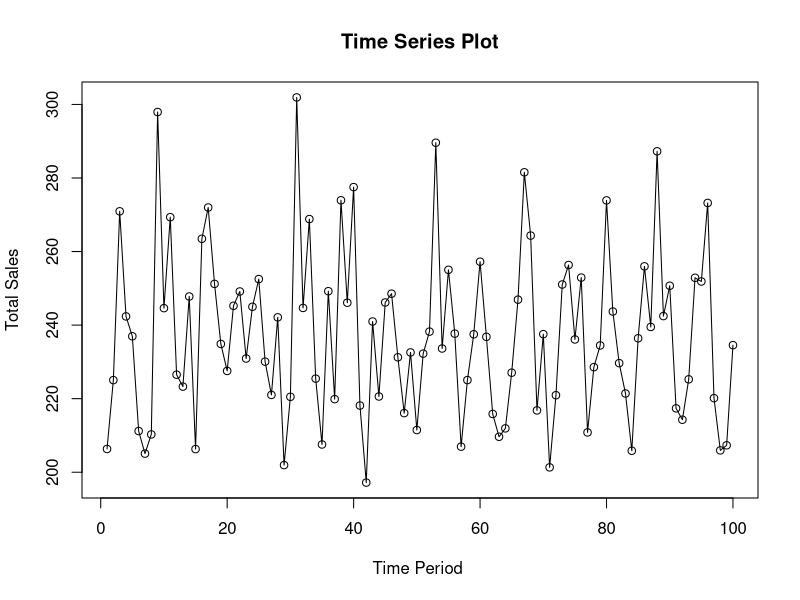
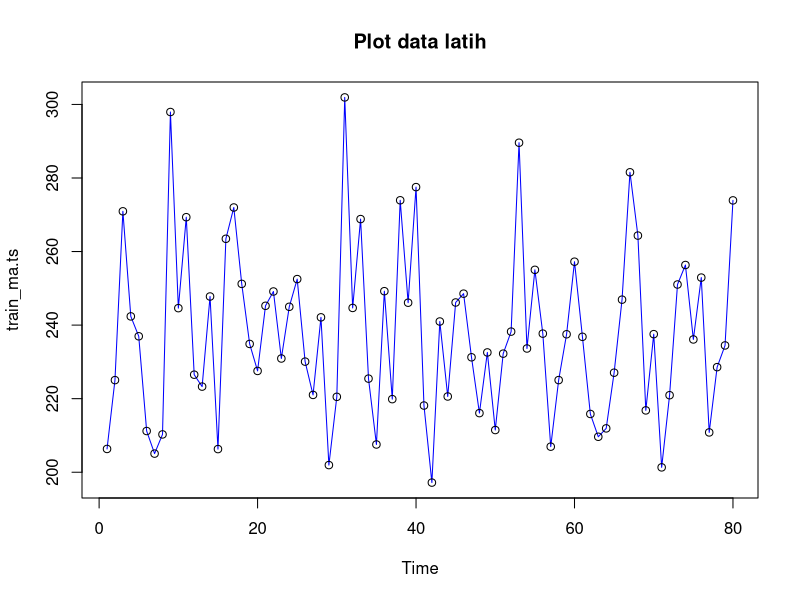
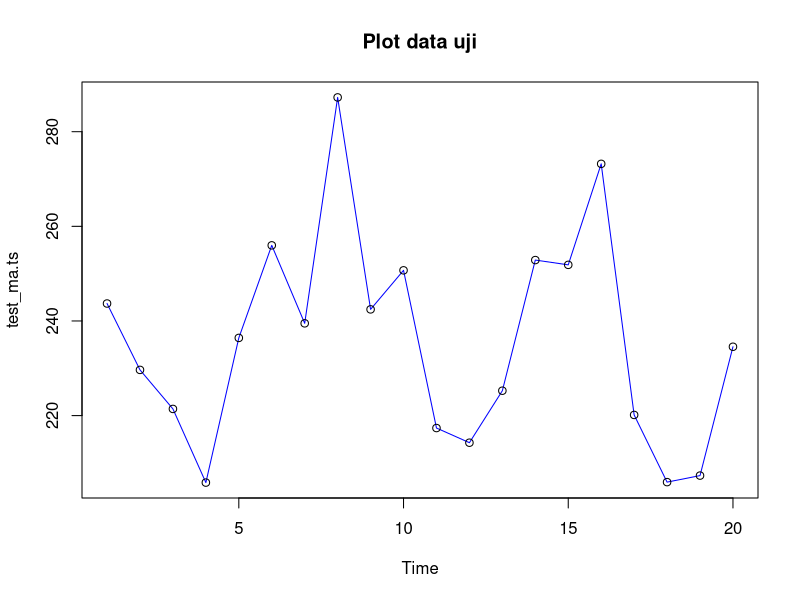
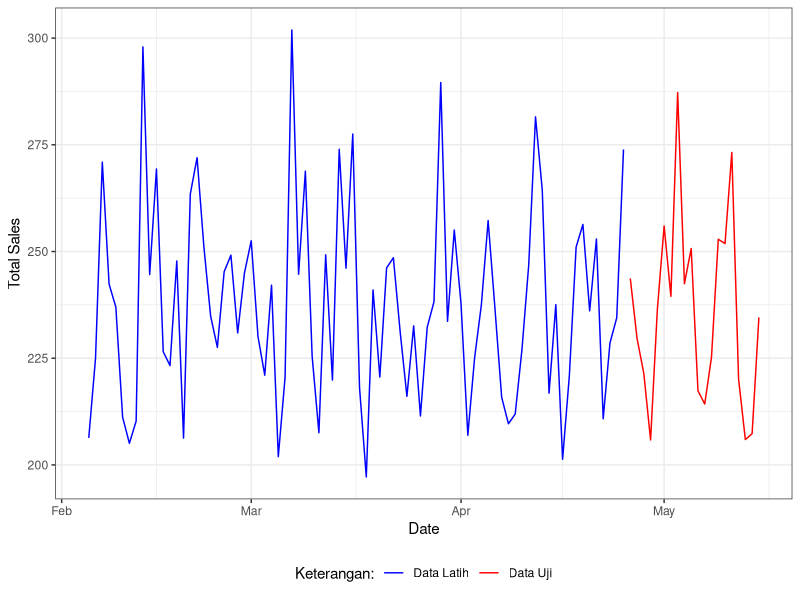
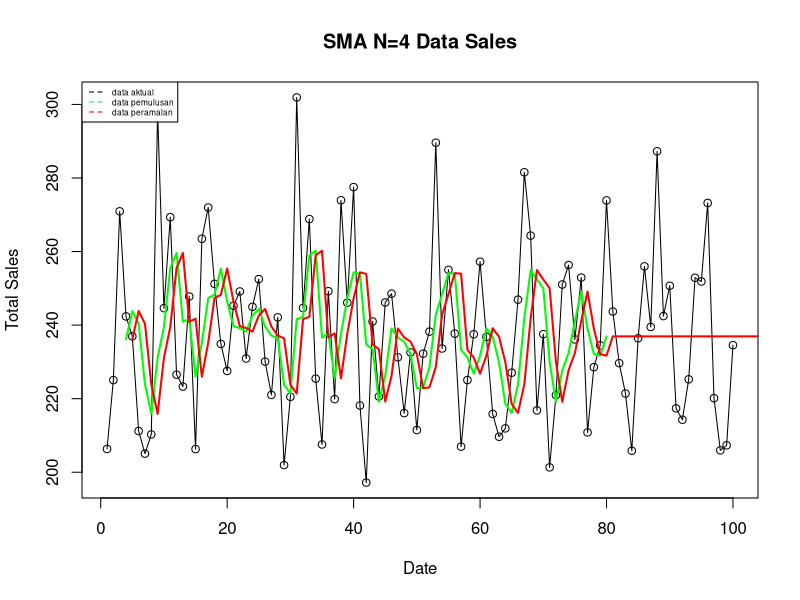
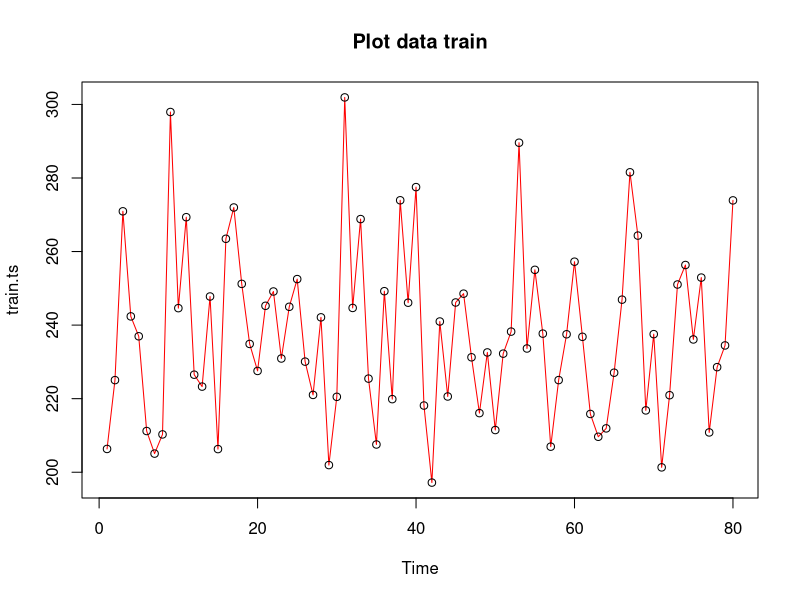
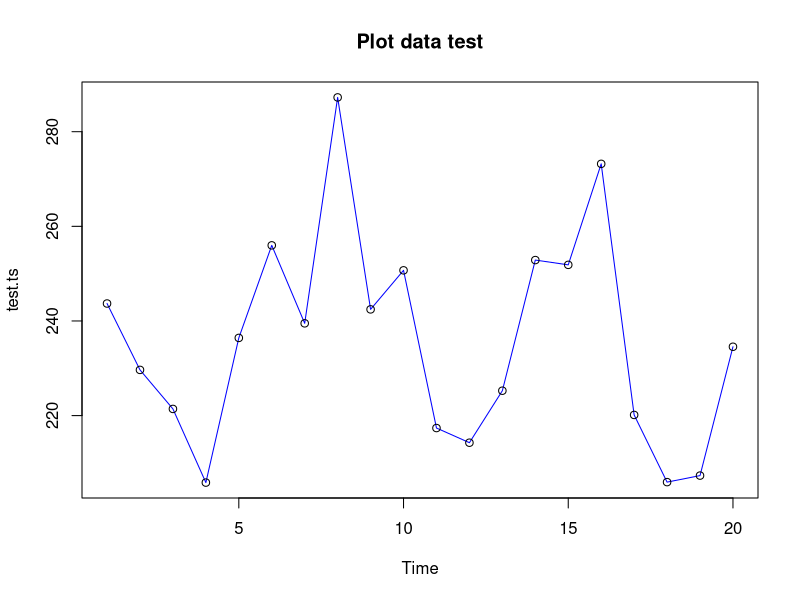
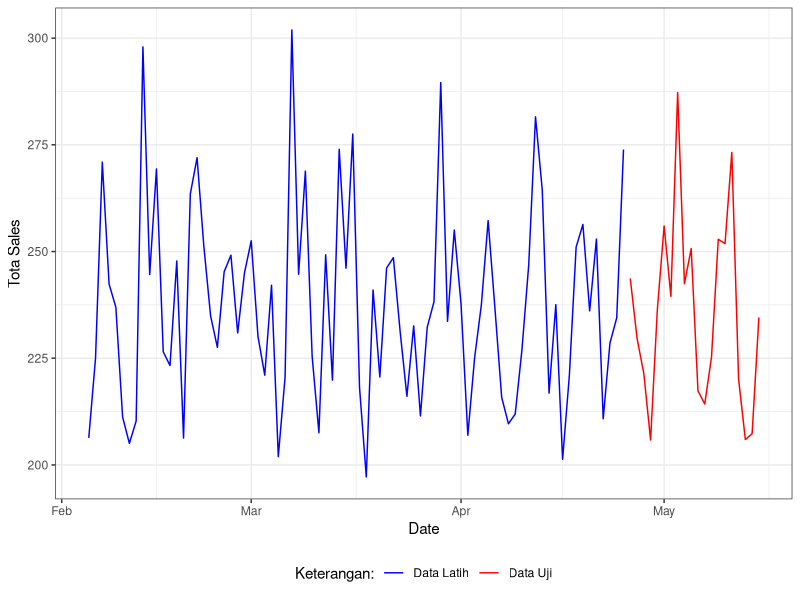

These charts were generated, in order, by the following R code:
## ---- chunk 1
library(readxl)
library(rio)
library("forecast")
library("graphics")
library("TTR")
library(ggplot2)
## ---- chunk 2
sales<- read_excel("sales.xlsx")
sales
## ---- chunk 3
data <- sales[401:500,]
data
## ---- chunk 4
data.ts <- ts(data$Total_Sales)
## ---- chunk 5
summary(data.ts)
## ---- chunk 6
ts.plot(data.ts, xlab="Time Period ", ylab="Total Sales", 
        main = "Time Series Plot")
points(data.ts)
## ---- chunk 7
# hitung jumlah data
n <- nrow(data)

# tentukan batas 80%
n_train <- floor(0.8 * n)

# bagi data
training_ma <- data[1:n_train, ]
testing_ma  <- data[(n_train+1):n, ]

# ubah ke time series
train_ma.ts <- ts(training_ma$Total_Sales)
test_ma.ts  <- ts(testing_ma$Total_Sales)
## ---- chunk 8
plot(train_ma.ts, col="blue",main="Plot data latih")
points(train_ma.ts)
## ---- chunk 9
plot(test_ma.ts, col="blue",main="Plot data uji")
points(test_ma.ts)
## ---- chunk 10
ggplot() + 
  geom_line(data = training_ma, aes(x = Date, y = Total_Sales, col = "Data Latih")) +
  geom_line(data = testing_ma, aes(x = Date, y = Total_Sales, col = "Data Uji")) +
  labs(x = "Date", y = "Total Sales", color = "Legend") +
   scale_colour_manual(name="Keterangan:", breaks = c("Data Latih", "Data Uji"),
                      values = c("blue", "red")) + 
  theme_bw() + theme(legend.position = "bottom",
                     plot.caption = element_text(hjust=0.5, size=12))
## ---- chunk 11
data.sma<-SMA(train_ma.ts, n=4)
data.sma
## ---- chunk 12
data.ramal<-c(NA,data.sma)
data.ramal #forecast 1 periode ke depan
## ---- chunk 13
data.gab<-cbind(
  aktual=c(data.ts),
  pemulusan=c(data.sma,rep(NA,24)),
  ramalan=c(data.ramal,rep(data.ramal[length(data.ramal)],23)))

data.gab #forecast 24 periode ke depan
## ---- chunk 14
ts.plot(data.ts, xlab="Date", ylab="Total Sales", main= "SMA N=4 Data Sales")
points(data.ts)
lines(data.gab[,2],col="green",lwd=2)
lines(data.gab[,3],col="red",lwd=2)
legend("topleft",c("data aktual","data pemulusan","data peramalan"), lty=8, col=c("black","green","red"), cex=0.5)
## ---- chunk 15
#Menghitung nilai keakuratan data latih
error_train.sma = train_ma.ts-data.ramal[1:length(train_ma.ts)]

SSE_train.sma = sum(error_train.sma[5:length(train_ma.ts)]^2)
MSE_train.sma = mean(error_train.sma[5:length(train_ma.ts)]^2)
MAPE_train.sma = mean(abs((error_train.sma[5:length(train_ma.ts)]/train_ma.ts[5:length(train_ma.ts)])*100))

akurasi_train.sma <- matrix(c(SSE_train.sma, MSE_train.sma, MAPE_train.sma))
row.names(akurasi_train.sma)<- c("SSE", "MSE", "MAPE")
colnames(akurasi_train.sma) <- c("Akurasi m = 4")
akurasi_train.sma
## ---- chunk 16
# Ambil data aktual (baris 81-104, kolom 1)
actual_test <- data.gab[81:104, 1]

# Ambil data ramalan (baris 81-104, kolom 3)
forecast_test <- data.gab[81:104, 3]

# Hitung error
error_test.sma <- actual_test - forecast_test

# Hitung metrik
SSE_test.sma <- sum(error_test.sma^2)
MSE_test.sma <- mean(error_test.sma^2)
MAPE_test.sma <- mean(abs(error_test.sma / actual_test * 100))

# Simpan dalam matrix
akurasi_test.sma <- matrix(c(SSE_test.sma, MSE_test.sma, MAPE_test.sma))
row.names(akurasi_test.sma) <- c("SSE", "MSE", "MAPE")
colnames(akurasi_test.sma) <- c("Akurasi m = 4")

akurasi_test.sma
## ---- chunk 17
# jumlah baris data
n <- nrow(data)

# hitung batas 80%
n_train <- floor(0.8 * n)

# bagi data
training <- data[1:n_train, ]
testing  <- data[(n_train+1):n, ]

# ubah ke time series
train.ts <- ts(training$Total_Sales)
test.ts  <- ts(testing$Total_Sales)
## ---- chunk 18
plot(train.ts, col="red",main="Plot data train")
points(train.ts)
## ---- chunk 19
plot(test.ts, col="blue",main="Plot data test")
points(test.ts)
## ---- chunk 20
library(ggplot2)
ggplot() + 
  geom_line(data = training, aes(x = Date, y = Total_Sales, col = "Data Latih")) +
  geom_line(data = testing, aes(x = Date, y = Total_Sales, col = "Data Uji")) +
  labs(x = "Date", y = "Tota Sales", color = "Legend") +
  scale_colour_manual(name="Keterangan:", breaks = c("Data Latih", "Data Uji"),
                      values = c("blue", "red")) + 
  theme_bw() + theme(legend.position = "bottom",
                     plot.caption = element_text(hjust=0.5, size=12))
## ---- chunk 21
#Cara 1 (fungsi ses)
ses.1 <- ses(train.ts, h = 10, alpha = 0.2)
plot(ses.1)
## ---- chunk 22
ses.2<- ses(train.ts, h = 10, alpha = 0.7)
plot(ses.2)
## ---- chunk 23
autoplot(ses.1) +
  autolayer(fitted(ses.1), series="Fitted") +
  ylab("Total Sales") + xlab("Date")
## ---- chunk 24
#Cara 2 (fungsi Holtwinter)
ses1<- HoltWinters(train.ts, gamma = FALSE, beta = FALSE, alpha = 0.2)
plot(ses1)
## ---- chunk 25
#ramalan
ramalan1<- forecast(ses1, h=10)
ramalan1
## ---- chunk 26
ses2<- HoltWinters(train.ts, gamma = FALSE, beta = FALSE, alpha = 0.7)
plot(ses2)
## ---- chunk 27
#ramalan
ramalan2<- forecast(ses2, h=10)
ramalan2
## ---- chunk 28
#SES
ses.opt <- ses(train.ts, h = 10, alpha = NULL)
plot(ses.opt)
## ---- chunk 29
ses.opt
## ---- chunk 30
#Lamda Optimum Holt Winter
HWopt<- HoltWinters(train.ts, gamma = FALSE, beta = FALSE,alpha = NULL)
HWopt
## ---- chunk 31
plot(HWopt)
## ---- chunk 32
#ramalan
ramalanopt<- forecast(HWopt, h=10)
ramalanopt
## ---- chunk 33
#Keakuratan Metode
#Pada data training

# SES dengan alpha = 0.2
SSE1<-ses1$SSE
MSE1<-ses1$SSE/length(train.ts)
RMSE1<-sqrt(MSE1)

akurasi1 <- matrix(c(SSE1,MSE1,RMSE1))
row.names(akurasi1)<- c("SSE", "MSE", "RMSE")
colnames(akurasi1) <- c("Akurasi lamda=0.2")
akurasi1
## ---- chunk 34
# SES dengan alpha = 0.7
SSE2<-ses2$SSE
MSE2<-ses2$SSE/length(train.ts)
RMSE2<-sqrt(MSE2)

akurasi2 <- matrix(c(SSE2,MSE2,RMSE2))
row.names(akurasi2)<- c("SSE", "MSE", "RMSE")
colnames(akurasi2) <- c("Akurasi lamda=0.7")
akurasi2
## ---- chunk 35
# jumlah observasi uji
n_test <- nrow(testing)

# error (ramalan - aktual), samakan panjang dan tipe numeric
e1   <- as.numeric(ramalan1$mean)[1:n_test] - as.numeric(testing$Total_Sales)
e2   <- as.numeric(ramalan2$mean)[1:n_test] - as.numeric(testing$Total_Sales)
eopt <- as.numeric(ramalanopt$mean)[1:n_test] - as.numeric(testing$Total_Sales)

# SSE / MSE / RMSE untuk masing-masing model (abaikan NA)
SSEtesting1  <- sum(e1^2,  na.rm = TRUE)
MSEtesting1  <- mean(e1^2, na.rm = TRUE)
RMSEtesting1 <- sqrt(MSEtesting1)

SSEtesting2  <- sum(e2^2,  na.rm = TRUE)
MSEtesting2  <- mean(e2^2, na.rm = TRUE)
RMSEtesting2 <- sqrt(MSEtesting2)

SSEtestingopt  <- sum(eopt^2,  na.rm = TRUE)
MSEtestingopt  <- mean(eopt^2, na.rm = TRUE)
RMSEtestingopt <- sqrt(MSEtestingopt)

# Tabel ringkas
akurasitesting_SSE <- matrix(c(SSEtesting1, SSEtesting2, SSEtestingopt),
                             nrow = 3,
                             dimnames = list(c("SSE1","SSE2","SSEopt"), "Nilai"))
akurasitesting_MSE <- matrix(c(MSEtesting1, MSEtesting2, MSEtestingopt),
                             nrow = 3,
                             dimnames = list(c("MSE1","MSE2","MSEopt"), "Nilai"))
akurasitesting_RMSE <- matrix(c(RMSEtesting1, RMSEtesting2, RMSEtestingopt),
                              nrow = 3,
                              dimnames = list(c("RMSE1","RMSE2","RMSEopt"), "Nilai"))

akurasitesting_SSE
## ---- chunk 36
akurasitesting_MSE
## ---- chunk 37
akurasitesting_RMSE
